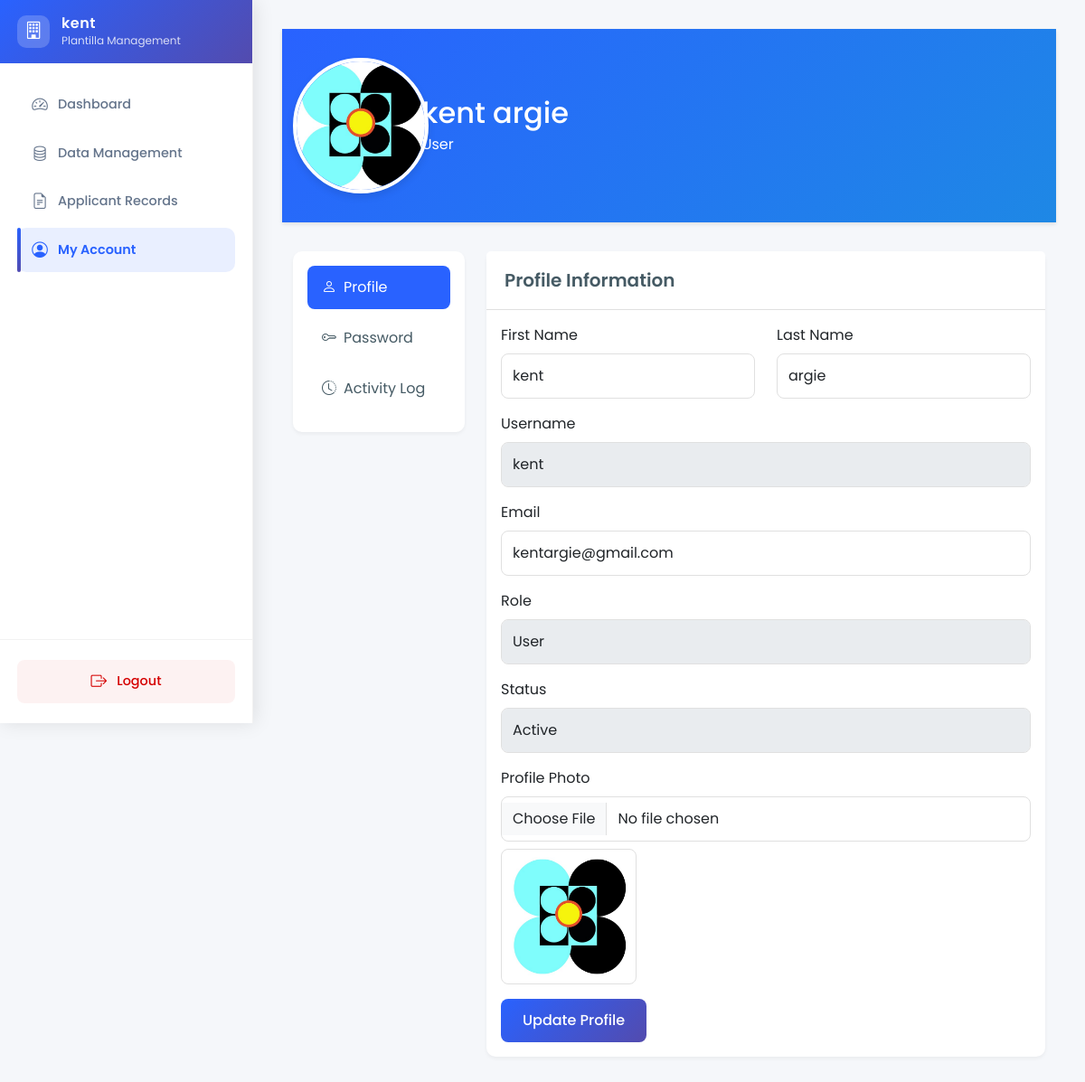
/user/my_account.php (signed in), run on the app's committed database.
### tables this page shows
CREATE TABLE `users` (
  `id` int(11) NOT NULL,
  `username` varchar(50) NOT NULL,
  `password` varchar(255) NOT NULL,
  `email` varchar(100) NOT NULL,
  `first_name` varchar(50) NOT NULL,
  `last_name` varchar(50) NOT NULL,
  `role` enum('admin','manager','user') NOT NULL DEFAULT 'user',
  `status` enum('active','inactive') NOT NULL DEFAULT 'active',
  `photo` varchar(255) DEFAULT NULL,
  `last_login` datetime DEFAULT NULL,
  `created_at` timestamp NOT NULL DEFAULT current_timestamp(),
  `updated_at` timestamp NOT NULL DEFAULT current_timestamp() ON UPDATE current_timestamp()
);

### user/my_account.php (the view, shortened to what this page needs)
<?php
include '../dbconnection.php';
$userId = $_SESSION['user_id'];
$stmt = $conn->prepare("SELECT * FROM users WHERE id = ?");
$stmt->bind_param("i", $userId);
$stmt->execute();
$result = $stmt->get_result();
$user = $result->fetch_assoc();
?>
<!DOCTYPE html>
<html lang="en">
<head>
    <link href="https://cdn.jsdelivr.net/npm/bootstrap@5.3.0/dist/css/bootstrap.min.css" rel="stylesheet">
    <link rel="stylesheet" href="https://cdn.jsdelivr.net/npm/bootstrap-icons@1.11.0/font/bootstrap-icons.css">
    <link rel="stylesheet" href="../assets/css/styles.css">
</head>
<body>
    <div class="sidebar" id="sidebar">
        <div class="sidebar-header">
            <div class="logo">
                <i class="bi bi-building"></i>
            </div>
            <div class="title">
                <h4><?php echo $_SESSION['username']; ?></h4>
                <p>Plantilla Management</p>
            </div>
        </div>
        <div class="sidebar-content">
            <ul class="nav flex-column">
                <li class="nav-item">
                    <a class="nav-link" href="dashboard.php">
                        <i class="bi bi-speedometer2"></i>
                        <span>Dashboard</span>
                    </a>
                </li>
                <li class="nav-item">
                    <a class="nav-link " href="data_management.php">
                        <i class="bi bi-database"></i>
                        <span>Data Management</span>
                    </a>
                </li>
                <li class="nav-item">
                    <a class="nav-link" href="applicant_records.php">
                        <i class="bi bi-file-earmark-text"></i>
                        <span>Applicant Records</span>
                    </a>
                </li>
                <li class="nav-item ">
                    <a class="nav-link active" href="my_account.php">
                        <i class="bi bi-person-circle"></i>
                        <span>My Account</span>
                    </a>
                </li>
            </ul>
        </div>
        <div class="sidebar-footer">
            <div class="logout-btn">
            <a class="nav-link" onclick="return confirm('Are you sure you want to logout?')" href="logout.php">
                    <i class="bi bi-box-arrow-right"></i>
                    <span>Logout</span>
                </a>
            </div>
        </div>
    </div>
    <div class="main-content">
        <div class="profile-header">
            <div class="container">
                <div class="row align-items-center">
                    <div class="col-md-2 text-center">
                        <img src="<?php echo !empty($user['photo']) ? '../' . htmlspecialchars($user['photo']) : 'https://ui-avatars.com/api/?name=' . urlencode($user['first_name'] . '+' . $user['last_name']); ?>"
                             class="profile-photo"
                             alt="Profile Photo">
                    </div>
                    <div class="col-md-10">
                        <h2 class="mb-1"><?php echo htmlspecialchars($user['first_name'] . ' ' . $user['last_name']); ?></h2>
                        <p class="mb-0"><?php echo ucfirst($user['role']); ?></p>
                    </div>
                </div>
            </div>
        </div>
        <div class="container">
            <div class="row">
                <div class="col-md-3">
                    <div class="card">
                        <div class="card-body">
                            <ul class="nav nav-pills flex-column" id="profileTabs" role="tablist">
                                <li class="nav-item">
                                    <a class="nav-link active" id="profile-tab" data-bs-toggle="pill" href="#profile" role="tab">
                                        <i class="bi bi-person me-2"></i>Profile
                                    </a>
                                </li>
                                <li class="nav-item">
                                    <a class="nav-link" id="password-tab" data-bs-toggle="pill" href="#password" role="tab">
                                        <i class="bi bi-key me-2"></i>Password
                                    </a>
                                </li>
                                <li class="nav-item">
                                    <a class="nav-link" id="activity-tab" data-bs-toggle="pill" href="#activity" role="tab">
                                        <i class="bi bi-clock-history me-2"></i>Activity Log
                                    </a>
                                </li>
                            </ul>
                        </div>
                    </div>
                </div>
                <div class="col-md-9">
                    <div class="tab-content" id="profileTabsContent">
                        <div class="tab-pane fade show active" id="profile" role="tabpanel">
                            <div class="card">
                                <div class="card-header">
                                    <h5 class="card-title mb-0">Profile Information</h5>
                                </div>
                                <div class="card-body">
                                    <form id="profileForm" enctype="multipart/form-data">
                                        <div class="row">
                                            <div class="col-md-6 mb-3">
                                                <label class="form-label">First Name</label>
                                                <input type="text" class="form-control" name="first_name" value="<?php echo htmlspecialchars($user['first_name']); ?>" required>
                                            </div>
                                            <div class="col-md-6 mb-3">
                                                <label class="form-label">Last Name</label>
                                                <input type="text" class="form-control" name="last_name" value="<?php echo htmlspecialchars($user['last_name']); ?>" required>
                                            </div>
                                        </div>
                                        <div class="mb-3">
                                            <label class="form-label">Username</label>
                                            <input type="text" class="form-control" value="<?php echo htmlspecialchars($user['username']); ?>" disabled>
                                        </div>
                                        <div class="mb-3">
                                            <label class="form-label">Email</label>
                                            <input type="email" class="form-control" name="email" value="<?php echo htmlspecialchars($user['email']); ?>" required>
                                        </div>
                                        <div class="mb-3">
                                            <label class="form-label">Role</label>
                                            <input type="text" class="form-control" value="<?php echo ucfirst($user['role']); ?>" disabled>
                                        </div>
                                        <div class="mb-3">
                                            <label class="form-label">Status</label>
                                            <input type="text" class="form-control" value="<?php echo ucfirst($user['status']); ?>" disabled>
                                        </div>
                                        <div class="mb-3">
                                            <label class="form-label">Profile Photo</label>
                                            <input type="file" class="form-control" name="photo" accept="image/*">
                                            <?php if (!empty($user['photo'])): ?>
                                                <div class="mt-2">
                                                    <img src="../<?php echo htmlspecialchars($user['photo']); ?>" alt="Current Photo" class="img-thumbnail" style="max-width: 150px;">
                                                </div>
                                            <?php endif; ?>
                                        </div>
                                        <button type="submit" class="btn btn-primary">
                                            Update Profile
                                        </button>
                                    </form>
                                </div>
                            </div>
                        </div>
                    </div>
                </div>
            </div>
        </div>
    </div>
</body>
</html>

### assets/css/styles.css (style rules this page uses)
:root { --primary-color: #1A237E; --primary-light: #534bae; --primary-dark: #000051; --secondary-color: #2962FF; --secondary-light: #768fff; --secondary-dark: #0039cb; --success-color: #00C853; --success-light: #5efc82; --success-dark: #009624; --warning-color: #FF6D00; --warning-light: #ff9e40; --warning-dark: #c43c00; --danger-color: #D50000; --danger-light: #ff5131; --danger-dark: #9b0000; --sidebar-width: 280px; --header-height: 70px; --card-shadow: 0 4px 20px rgba(0, 0, 0, 0.08); --hover-shadow: 0 8px 30px rgba(0, 0, 0, 0.12); --gradient-primary: linear-gradient(135deg, var(--primary-color) 0%, var(--primary-light) 100%); --gradient-secondary: linear-gradient(135deg, var(--secondary-color) 0%, var(--secondary-light) 100%); --gradient-success: linear-gradient(135deg, var(--success-color) 0%, var(--success-light) 100%); --gradient-warning: linear-gradient(135deg, var(--warning-color) 0%, var(--warning-light) 100%); --gradient-danger: linear-gradient(135deg, var(--danger-color) 0%, var(--danger-light) 100%); }
body { font-family: 'Poppins', sans-serif; background-color: #f8fafc; color: #1e293b; }
.sidebar { min-height: 100vh; background: #ffffff; color: #1e293b; transition: all 0.3s cubic-bezier(0.4, 0, 0.2, 1); position: fixed; width: var(--sidebar-width); z-index: 1000; box-shadow: 2px 0 20px rgba(0, 0, 0, 0.1); border-right: 1px solid rgba(0, 0, 0, 0.05); display: flex; flex-direction: column; }
.main-content { margin-left: var(--sidebar-width); padding: 2rem; min-height: 100vh; transition: all 0.3s ease; }
.sidebar-header { height: var(--header-height); padding: 1.2rem; background: var(--gradient-primary); color: white; display: flex; align-items: center; gap: 0.8rem; }
.sidebar-header .logo { width: 36px; height: 36px; background: rgba(255, 255, 255, 0.2); border-radius: 10px; display: flex; align-items: center; justify-content: center; font-size: 1.2rem; }
.sidebar-header h4 { margin: 0; font-weight: 600; font-size: 1rem; letter-spacing: 0.5px; }
.sidebar-header p { margin: 0; font-size: 0.75rem; opacity: 0.8; }
.sidebar-content { flex: 1; padding: 1.2rem; overflow-y: auto; }
.sidebar .nav-link { color: #64748b; padding: 0.7rem 1rem; margin: 0.15rem 0; border-radius: 10px; transition: all 0.3s cubic-bezier(0.4, 0, 0.2, 1); font-weight: 500; position: relative; display: flex; align-items: center; gap: 0.7rem; font-size: 0.9rem; }
.sidebar .nav-link::before { content: ''; position: absolute; left: 0; width: 4px; height: 100%; background: var(--gradient-primary); border-radius: 2px; transform: scaleX(0); transition: transform 0.3s cubic-bezier(0.4, 0, 0.2, 1); }
.sidebar .nav-link.active { background: rgba(41, 98, 255, 0.1); color: var(--primary-color); font-weight: 600; }
.sidebar .nav-link.active::before { transform: scaleX(1); }
.sidebar .nav-link i { font-size: 1.1rem; transition: transform 0.3s cubic-bezier(0.4, 0, 0.2, 1); }
.sidebar .nav-link.active i { color: var(--primary-color); }
.sidebar-footer { padding: 1.2rem; border-top: 1px solid rgba(0, 0, 0, 0.05); }
.sidebar-footer .logout-btn { width: 100%; }
.sidebar-footer .logout-btn .nav-link { color: var(--danger-color); justify-content: center; padding: 0.7rem; border-radius: 8px; background: rgba(213, 0, 0, 0.05); font-size: 0.9rem; }
.sidebar-footer .logout-btn .nav-link i { color: var(--danger-color); }
.btn { border-radius: 12px; padding: 0.6rem 1.2rem; font-weight: 500; transition: all 0.3s cubic-bezier(0.4, 0, 0.2, 1); }
.btn-primary { background: var(--gradient-primary); border: none; color: white; }

### data on the page
users: photo (picture), first_name+last_name "kent argie", role "User", first_name "kent", last_name "argie", username "kent", email "kentargie@gmail.com", status "Active"

### other printed values
$_SESSION['username'] "kent"
